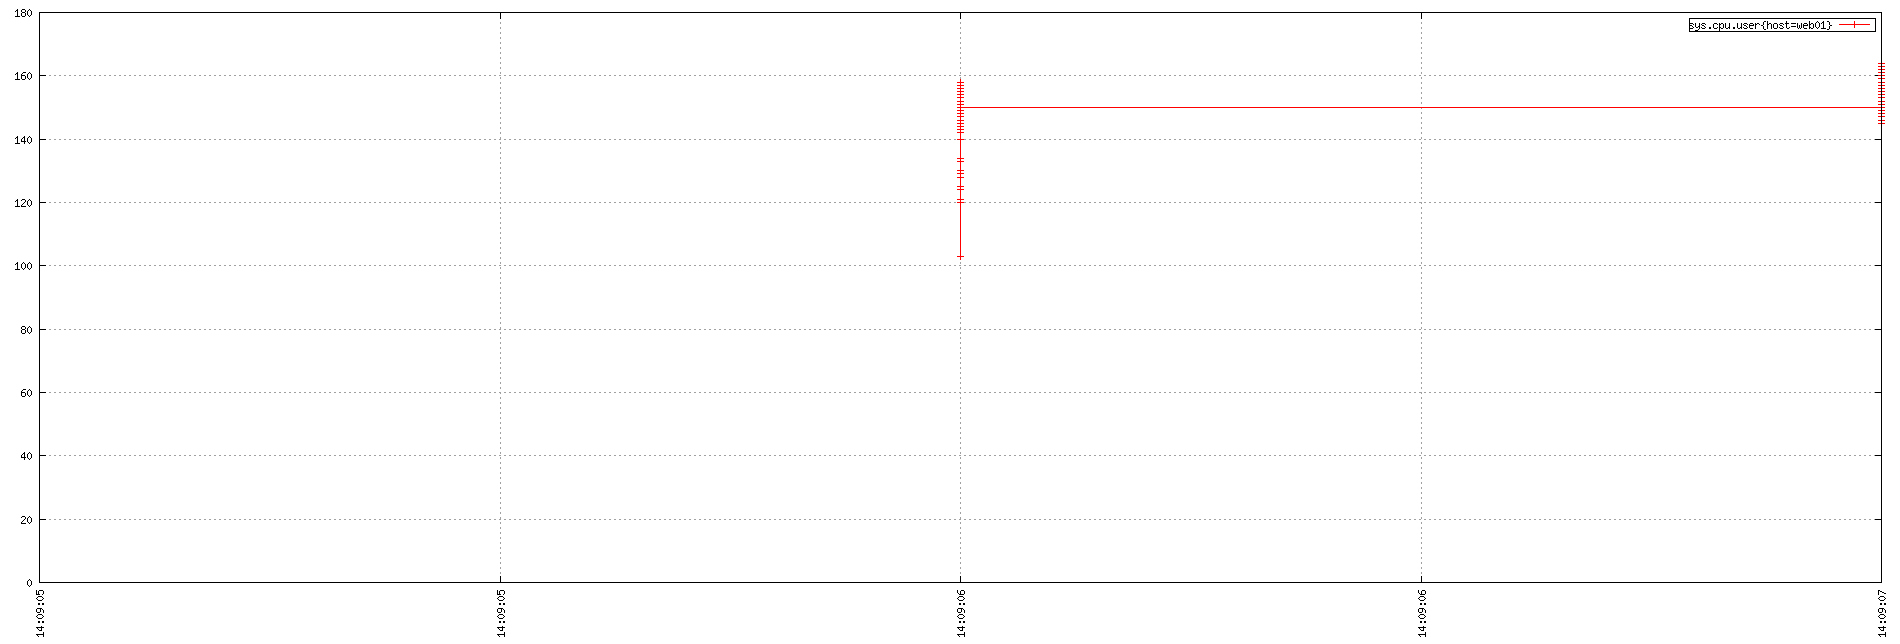

Source code (gnuplot):
set term png small size 1900,644
set xdata time
set timefmt "%s"
if (GPVAL_VERSION < 4.6) set xtics rotate; else set xtics rotate right
set output "${TMPDIR-'tmp'}/tsd/369e4271.png"
set xrange ["1673878145":"1673878147"]
set format x "%H:%M:%S"
set grid
set style data linespoint
set key right box
set yrange [0:]
plot  "${TMPDIR-'tmp'}/tsd/369e4271_0.dat" using 1:2 title "sys.cpu.user{host=web01}"
